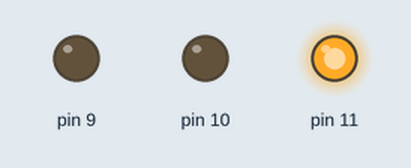
A sketch run on a simulated Arduino Uno, built with avr-gcc and run on an emulated ATmega328P. On the bench: output pins drawn as LEDs (lit = HIGH).

Above: at 0.1 s.
At 5.1 s:
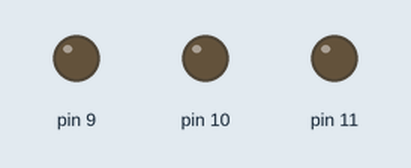
At 10.1 s:
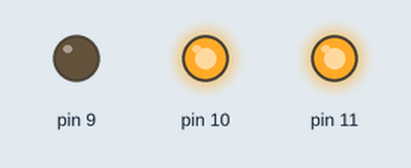
At 19.1 s:
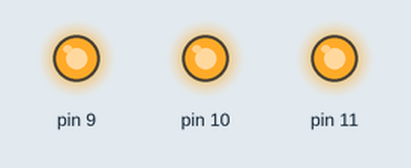
At 27.1 s:
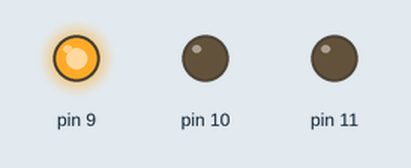
At 37.1 s:
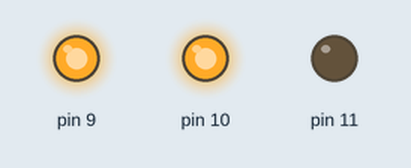
Timing chart, 0 to 40.0 s (numbered marks = the images above):
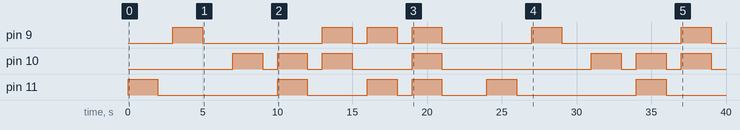

Measured:
- by itself, pin 9: LOW → HIGH at 3.0 s, → LOW 2.0 s later, → HIGH 8.0 s later, → LOW 2.0 s later, … (12 changes in this stretch)
- by itself, pin 10: LOW → HIGH at 7.0 s, → LOW 2.0 s later, → HIGH 1.0 s later, → LOW 2.0 s later, … (14 changes in this stretch)
- by itself, pin 11: LOW → HIGH at 0.00 s, → LOW 2.0 s later, → HIGH 8.0 s later, → LOW 2.0 s later, … (12 changes in this stretch)

The sketch:

Arduino_Code.ino
```cpp
// C++ code
void setup()
{
  pinMode(11, OUTPUT);
  pinMode(10, OUTPUT);
  pinMode(9, OUTPUT);
}

void loop()
{
  //RED
  analogWrite(11, 255);
  delay(2000); // Wait for 2000 millisecond(s)
  analogWrite(11, 0);
  delay(1000); // Wait for 1000 millisecond(s)

  // Green
  analogWrite(9, 255);
  delay(2000); // Wait for 2000 millisecond(s)
  analogWrite(9, 0);
  delay(1000); // Wait for 1000 millisecond(s)

  //Blue
  delay(1000); // Wait for 1000 millisecond(s)
  analogWrite(10, 255);
  delay(2000); // Wait for 2000 millisecond(s)
  analogWrite(10, 0);
  delay(1000); // Wait for 1000 millisecond(s)

//other color
  //Violet
  analogWrite(11, 255);
  analogWrite(10, 255);
  delay(2000); // Wait for 2000 millisecond(s)
  analogWrite(11, 0);
  analogWrite(10, 0);
  delay(1000); // Wait for 1000 millisecond(s)

  //Cyan
  analogWrite(10, 255);
  analogWrite(9, 255);
  delay(2000); // Wait for 2000 millisecond(s)
  analogWrite(9, 0);
  analogWrite(10, 0);
  delay(1000); // Wait for 1000 millisecond(s)

  //Yellow
  analogWrite(11, 255);
  analogWrite(9, 255);
  delay(2000); // Wait for 2000 millisecond(s)
  analogWrite(11, 0);
  analogWrite(9, 0);
  delay(1000); // Wait for 1000 millisecond(s)

  //White
  analogWrite(11, 255);
  analogWrite(10, 255);
  analogWrite(9, 255);
  delay(2000); // Wait for 2000 millisecond(s)
  analogWrite(11, 0);
  analogWrite(10, 0);
  analogWrite(9, 0);
  delay(3000); // Wait for 3000 millisecond(s)
}
```
